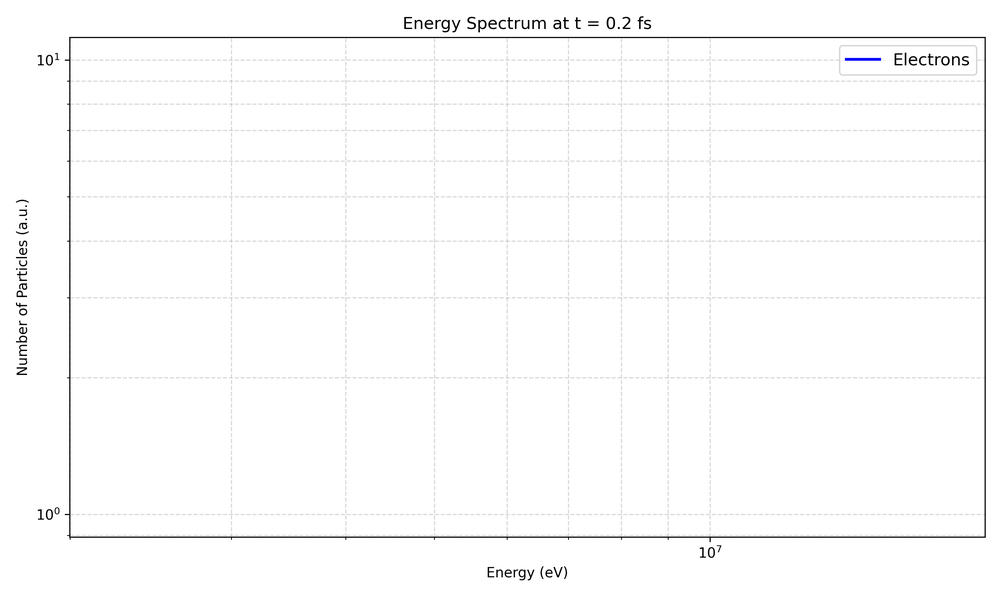
#> input picture dev_test/test_dist_fn/energy_spectrum/energy_spectrum_0000.png, 1000 x 600 px, shrunk from 3000 x 1800 before the run
$ python visualise_spectra.py --dir dev_test/test_dist_fn/energy_spectrum
#> lines starting #> are read from the running program, lines starting #| are printed output that depends on the picture
import os
import argparse
import matplotlib.pyplot as plt
import matplotlib.image as mpimg
from matplotlib.widgets import Slider

def main():
    parser = argparse.ArgumentParser(description="Interactive viewer for EPOCH spectra subdirectories.")
    parser.add_argument('--dir', required=True, help="Parent directory containing the spectra subfolders")
    args = parser.parse_args()

    parent_dir = os.path.abspath(args.dir)

    # Scan parent directory and group PNGs by their containing subdirectory
    groups = {}
    for root, dirs, files in os.walk(parent_dir):
        png_files = [f for f in files if f.endswith('.png')]
        if png_files:
            folder_name = os.path.basename(root)
            full_paths = sorted([os.path.join(root, f) for f in png_files])
            groups[folder_name] = full_paths

    if not groups:
        print(f"No PNG files found in any subdirectories of {parent_dir}")
        return

    group_names = sorted(list(groups.keys()))

    current_group_idx = 0
    current_frame_idx = 0

    # Setup the figure and axis
    fig, ax = plt.subplots(figsize=(12, 8))
    plt.subplots_adjust(bottom=0.15)

    # Load the first image directly from disk
    first_group = group_names[current_group_idx]
    img_display = ax.imshow(mpimg.imread(groups[first_group][current_frame_idx]))
    ax.axis('off')

    # Setup the Slider
    ax_slider = plt.axes([0.2, 0.05, 0.6, 0.03])
    max_frames = len(groups[first_group]) - 1
    slider = Slider(ax_slider, 'Time Frame', 0, max_frames, valinit=0, valstep=1, valfmt='%d')

    # [27 lines left out: functions update_view, on_slider_update, not called in this run]

    slider.on_changed(on_slider_update)

    # [27 lines left out: function on_key, not called in this run]

    # Connect the keyboard events
    fig.canvas.mpl_connect('key_press_event', on_key)

    ax.set_title(f"Folder: {group_names[current_group_idx]} | Frame: {current_frame_idx}", fontsize=14, pad=10)

    print("\n=== Viewer Controls ===")
    print("[Left/Right Arrow] : Step forward/backward in time")
    print("[Up/Down Arrow]    : Switch between folders (spectra types)")
    print("[Mouse Slider]     : Jump quickly across time")
    print("=======================\n")

    plt.show()
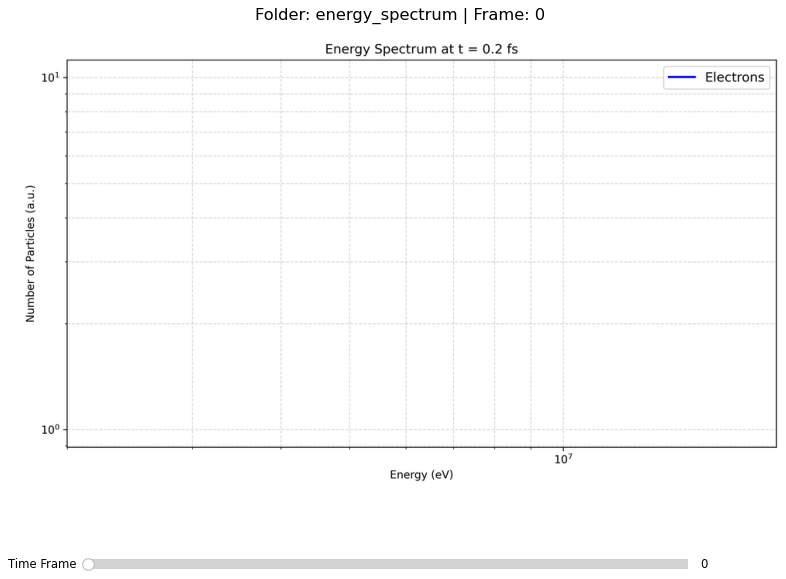
#> figure drawn by matplotlib, 2 panels

if __name__ == "__main__":
    main()
